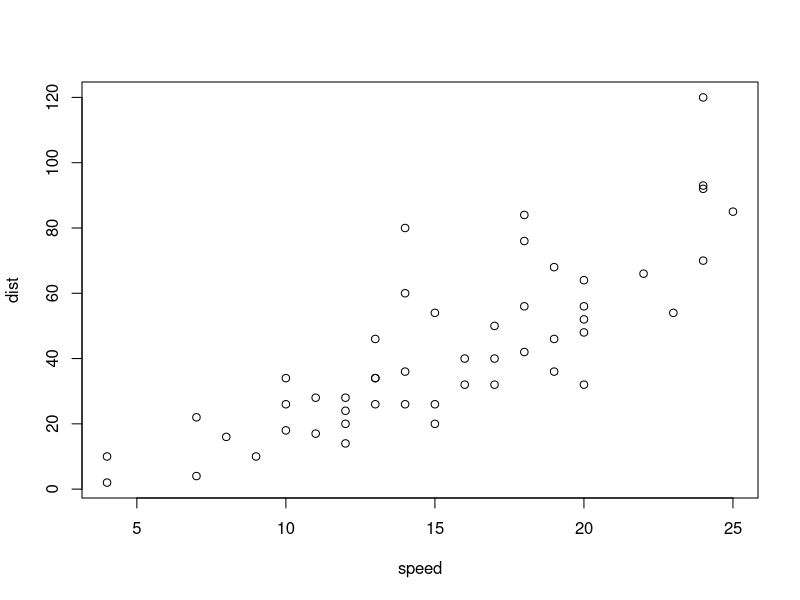
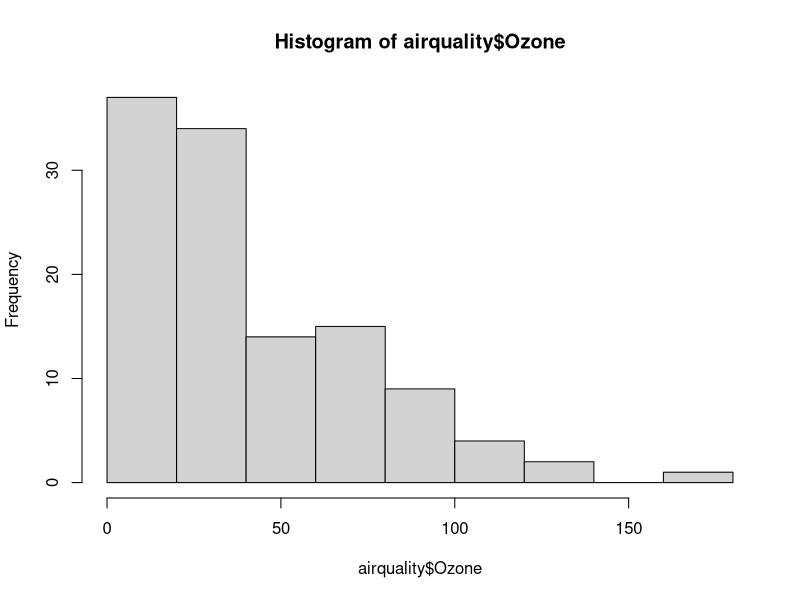
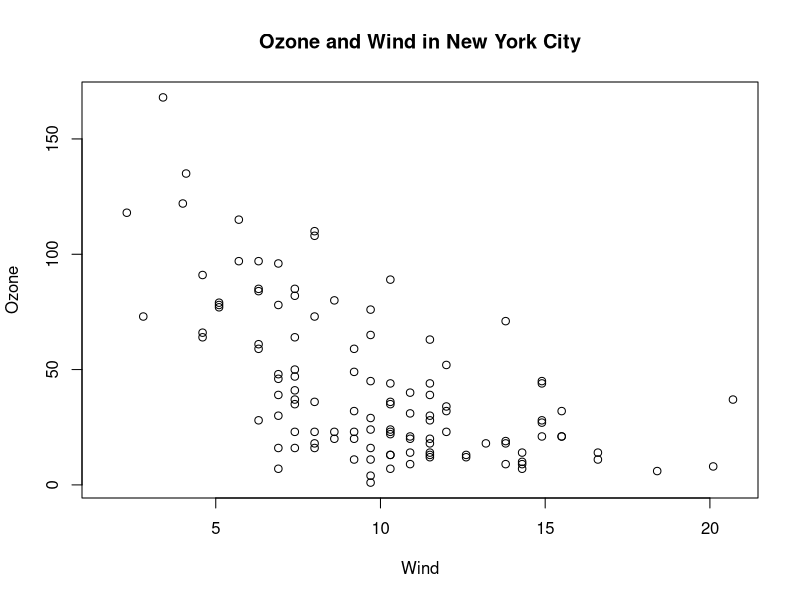
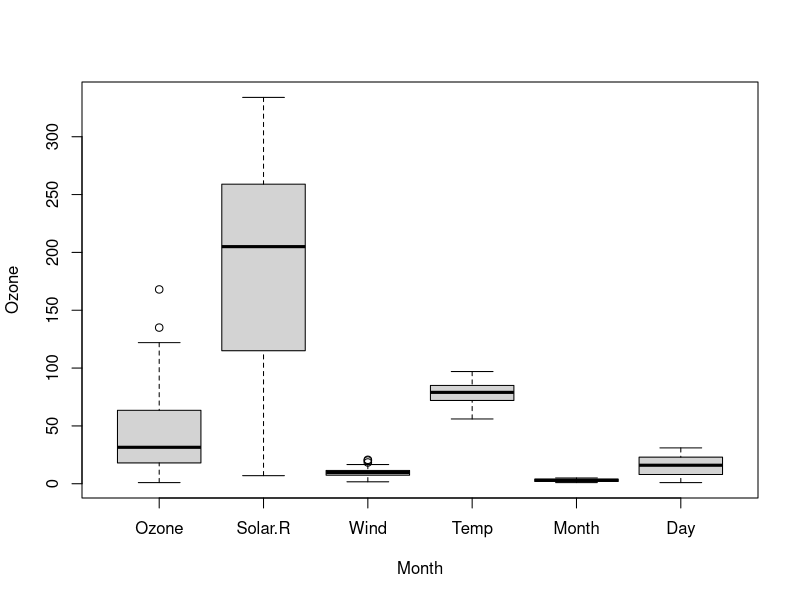
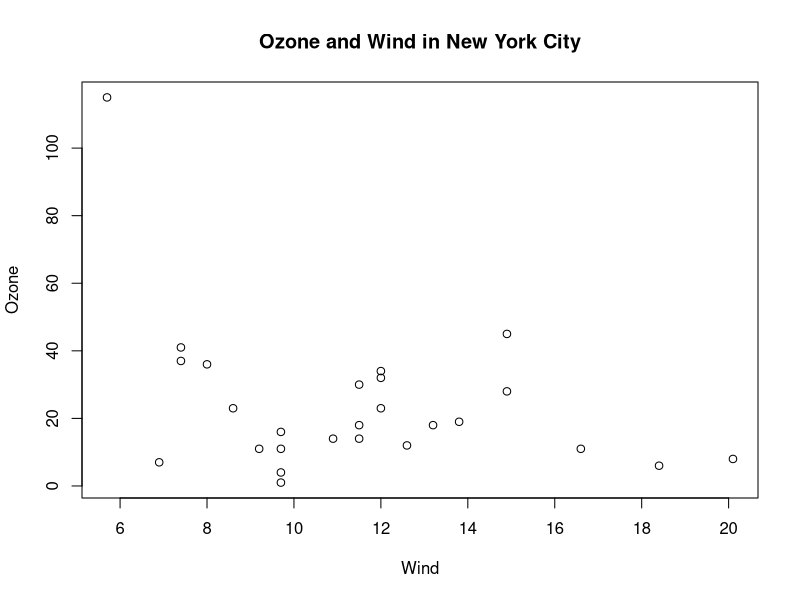
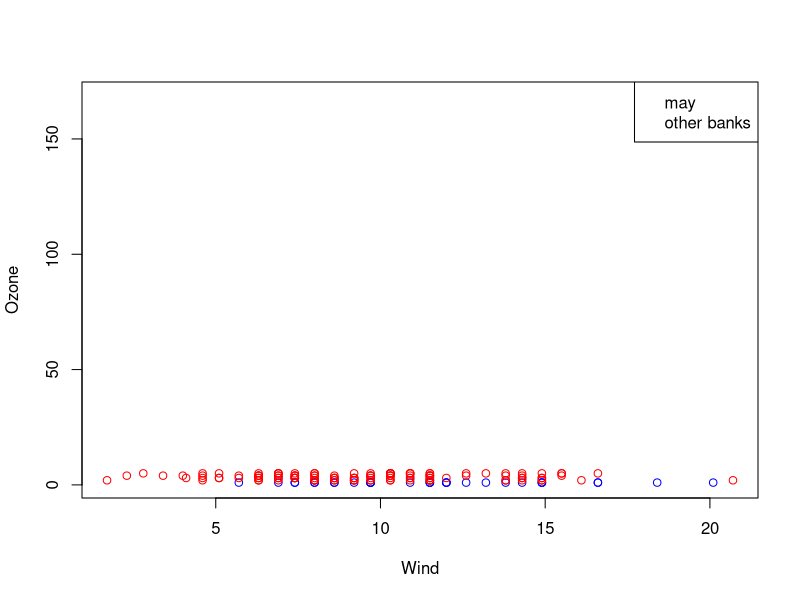
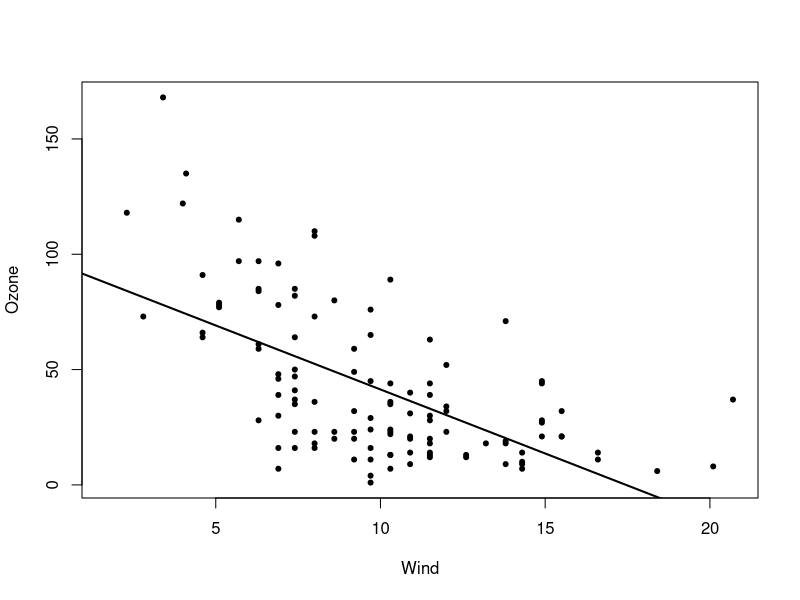
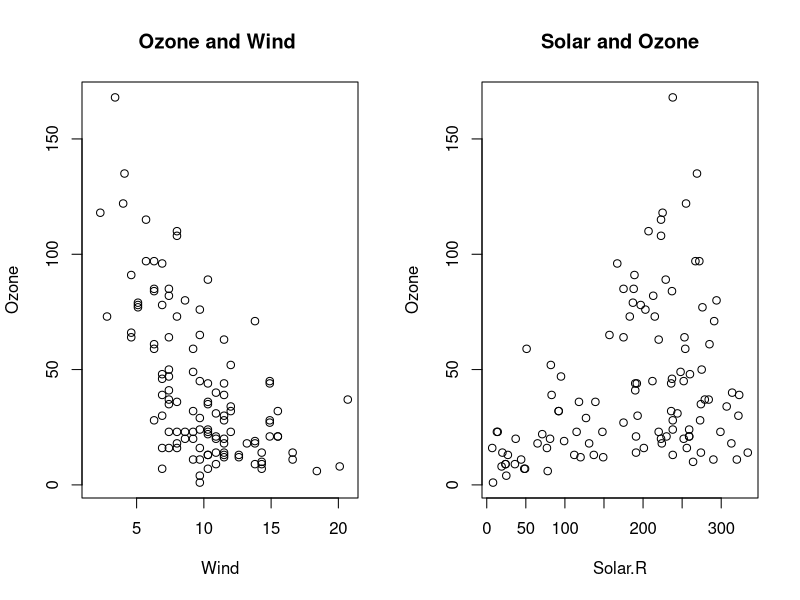

These charts were generated, in order, by the following R code:
data('cars')

with(cars,plot(x = speed,dist))

#to use base plot you have to follow these order 
# 1 - set parameters 
# 2 - make a plot 
# 3 - annotate the plot 

# what are the pramaters ?
?par
library(datasets)

data("airquality")

hist(airquality$Ozone)

with(airquality,plot(Wind,Ozone))
title(main = 'Ozone and Wind in New York City')

airquality<-transform(airquality,Month=factor(Month))
with(airquality,boxplot(airquality,Ozone~Month,xlab='Month',ylab='Ozone'))

with(airquality[airquality$Month==5,],plot(Wind,Ozone,main = 'Ozone and Wind in New York City'))

with(airquality,plot(Wind,Ozone,type = 'n'))
with(airquality[airquality$Month==5,],points(Wind,Month,col='blue'))
with(airquality[airquality$Month!=5,],points(Wind,Month,col='red'))
legend('topright',col = c('blue','red'),legend = c('may','other banks'))

with(airquality,plot(Wind,Ozone,pch=20))
model <- lm(Ozone ~ Wind, airquality)
abline(model, lwd = 2)

par(mfrow=c(1,2))
with(airquality,{
  plot(Wind,Ozone,main = 'Ozone and Wind ')
  plot(Solar.R,Ozone,main = 'Solar and Ozone')
})
#end

par(mfrow=c(1,3),mar=c(4,4,2,1),oma=c(0,0,2,0))
with(airquality,{
  plot(Wind,Ozone,main='wind and ozone')
  plot(Solar.R,Ozone,main='Solar and Ozone')
  plot(Temp,Ozone,main = 'temp and ozone')
  mtext('ozone and weather',outer = T)
})
